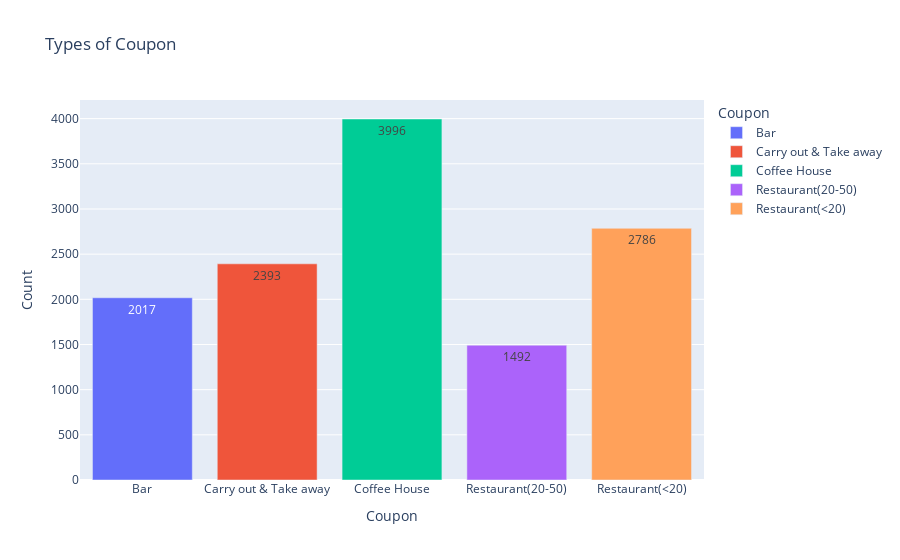

Notebook code for this chart:
### Code cell
px.bar(data[['coupon']].groupby('coupon').size().reset_index(), x='coupon', color='coupon', y=0, text_auto=True,
      title='Types of Coupon', labels={'coupon':'Coupon','0':'Count'})

### Figure 1 — Plotly figure (JSON) as saved in the notebook; plotly's stock layout.template omitted (floating-point values rounded to 4 significant figures)
{"data": [{"alignmentgroup": "True", "hovertemplate": "Coupon=%{x}<br>Count=%{y}<extra></extra>", "legendgroup": "Bar", "marker": {"color": "#636efa", "pattern": {"shape": ""}}, "name": "Bar", "offsetgroup": "Bar", "orientation": "v", "showlegend": true, "textposition": "auto", "texttemplate": "%{y}", "type": "bar", "x": ["Bar"], "xaxis": "x", "y": [2017], "yaxis": "y"}, {"alignmentgroup": "True", "hovertemplate": "Coupon=%{x}<br>Count=%{y}<extra></extra>", "legendgroup": "Carry out & Take away", "marker": {"color": "#EF553B", "pattern": {"shape": ""}}, "name": "Carry out & Take away", "offsetgroup": "Carry out & Take away", "orientation": "v", "showlegend": true, "textposition": "auto", "texttemplate": "%{y}", "type": "bar", "x": ["Carry out & Take away"], "xaxis": "x", "y": [2393], "yaxis": "y"}, {"alignmentgroup": "True", "hovertemplate": "Coupon=%{x}<br>Count=%{y}<extra></extra>", "legendgroup": "Coffee House", "marker": {"color": "#00cc96", "pattern": {"shape": ""}}, "name": "Coffee House", "offsetgroup": "Coffee House", "orientation": "v", "showlegend": true, "textposition": "auto", "texttemplate": "%{y}", "type": "bar", "x": ["Coffee House"], "xaxis": "x", "y": [3996], "yaxis": "y"}, {"alignmentgroup": "True", "hovertemplate": "Coupon=%{x}<br>Count=%{y}<extra></extra>", "legendgroup": "Restaurant(20-50)", "marker": {"color": "#ab63fa", "pattern": {"shape": ""}}, "name": "Restaurant(20-50)", "offsetgroup": "Restaurant(20-50)", "orientation": "v", "showlegend": true, "textposition": "auto", "texttemplate": "%{y}", "type": "bar", "x": ["Restaurant(20-50)"], "xaxis": "x", "y": [1492], "yaxis": "y"}, {"alignmentgroup": "True", "hovertemplate": "Coupon=%{x}<br>Count=%{y}<extra></extra>", "legendgroup": "Restaurant(<20)", "marker": {"color": "#FFA15A", "pattern": {"shape": ""}}, "name": "Restaurant(<20)", "offsetgroup": "Restaurant(<20)", "orientation": "v", "showlegend": true, "textposition": "auto", "texttemplate": "%{y}", "type": "bar", "x": ["Restaurant(<20)"], "xaxis": "x", "y": [2786], "yaxis": "y"}], "layout": {"barmode": "relative", "legend": {"title": {"text": "Coupon"}, "tracegroupgap": 0}, "title": {"text": "Types of Coupon"}, "xaxis": {"anchor": "y", "categoryarray": ["Bar", "Carry out & Take away", "Coffee House", "Restaurant(20-50)", "Restaurant(<20)"], "categoryorder": "array", "domain": [0, 1], "title": {"text": "Coupon"}}, "yaxis": {"anchor": "x", "domain": [0, 1], "title": {"text": "Count"}}}}
